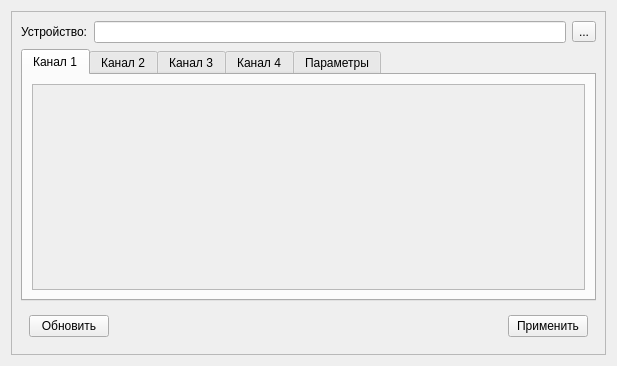
<?xml version="1.0" encoding="UTF-8"?>
<ui version="4.0">
 <class>Calibration</class>
 <widget class="QWidget" name="Calibration">
  <property name="geometry">
   <rect>
    <x>0</x>
    <y>0</y>
    <width>617</width>
    <height>366</height>
   </rect>
  </property>
  <property name="windowTitle">
   <string>Form</string>
  </property>
  <layout class="QHBoxLayout" name="horizontalLayout_9">
   <item>
    <widget class="QFrame" name="frame">
     <property name="frameShape">
      <enum>QFrame::StyledPanel</enum>
     </property>
     <property name="frameShadow">
      <enum>QFrame::Raised</enum>
     </property>
     <layout class="QVBoxLayout" name="verticalLayout">
      <item>
       <layout class="QHBoxLayout" name="horizontalLayout_2">
        <item>
         <widget class="QLabel" name="label">
          <property name="text">
           <string>Устройство:</string>
          </property>
         </widget>
        </item>
        <item>
         <widget class="QLineEdit" name="le_device"/>
        </item>
        <item>
         <widget class="QToolButton" name="btn_select">
          <property name="text">
           <string>...</string>
          </property>
         </widget>
        </item>
       </layout>
      </item>
      <item>
       <widget class="QTabWidget" name="tabWidget">
        <property name="sizePolicy">
         <sizepolicy hsizetype="Minimum" vsizetype="Expanding">
          <horstretch>0</horstretch>
          <verstretch>0</verstretch>
         </sizepolicy>
        </property>
        <property name="currentIndex">
         <number>0</number>
        </property>
        <widget class="QWidget" name="tab_1">
         <attribute name="title">
          <string>Канал 1</string>
         </attribute>
         <layout class="QVBoxLayout" name="verticalLayout_3">
          <item>
           <widget class="QScrollArea" name="sa_1">
            <property name="widgetResizable">
             <bool>true</bool>
            </property>
            <widget class="QWidget" name="scrollAreaWidgetContents">
             <property name="geometry">
              <rect>
               <x>0</x>
               <y>0</y>
               <width>549</width>
               <height>186</height>
              </rect>
             </property>
            </widget>
           </widget>
          </item>
         </layout>
        </widget>
        <widget class="QWidget" name="tab_2">
         <attribute name="title">
          <string>Канал 2</string>
         </attribute>
         <layout class="QVBoxLayout" name="verticalLayout_5">
          <item>
           <widget class="QScrollArea" name="sa_2">
            <property name="widgetResizable">
             <bool>true</bool>
            </property>
            <widget class="QWidget" name="scrollAreaWidgetContents_2">
             <property name="geometry">
              <rect>
               <x>0</x>
               <y>0</y>
               <width>549</width>
               <height>186</height>
              </rect>
             </property>
            </widget>
           </widget>
          </item>
         </layout>
        </widget>
        <widget class="QWidget" name="tab_3">
         <attribute name="title">
          <string>Канал 3</string>
         </attribute>
         <layout class="QVBoxLayout" name="verticalLayout_7">
          <item>
           <widget class="QScrollArea" name="sa_3">
            <property name="widgetResizable">
             <bool>true</bool>
            </property>
            <widget class="QWidget" name="scrollAreaWidgetContents_3">
             <property name="geometry">
              <rect>
               <x>0</x>
               <y>0</y>
               <width>549</width>
               <height>186</height>
              </rect>
             </property>
            </widget>
           </widget>
          </item>
         </layout>
        </widget>
        <widget class="QWidget" name="tab_4">
         <attribute name="title">
          <string>Канал 4</string>
         </attribute>
         <layout class="QVBoxLayout" name="verticalLayout_9">
          <item>
           <widget class="QScrollArea" name="sa_4">
            <property name="widgetResizable">
             <bool>true</bool>
            </property>
            <widget class="QWidget" name="scrollAreaWidgetContents_4">
             <property name="geometry">
              <rect>
               <x>0</x>
               <y>0</y>
               <width>549</width>
               <height>186</height>
              </rect>
             </property>
            </widget>
           </widget>
          </item>
         </layout>
        </widget>
        <widget class="QWidget" name="tab_param">
         <attribute name="title">
          <string>Параметры</string>
         </attribute>
         <layout class="QVBoxLayout" name="verticalLayout_2">
          <item>
           <widget class="QScrollArea" name="sa_param">
            <property name="widgetResizable">
             <bool>true</bool>
            </property>
            <widget class="QWidget" name="scrollAreaWidgetContents_5">
             <property name="geometry">
              <rect>
               <x>0</x>
               <y>0</y>
               <width>549</width>
               <height>186</height>
              </rect>
             </property>
            </widget>
           </widget>
          </item>
         </layout>
        </widget>
       </widget>
      </item>
      <item>
       <layout class="QHBoxLayout" name="horizontalLayout">
        <property name="leftMargin">
         <number>8</number>
        </property>
        <property name="topMargin">
         <number>8</number>
        </property>
        <property name="rightMargin">
         <number>8</number>
        </property>
        <property name="bottomMargin">
         <number>8</number>
        </property>
        <item>
         <widget class="QPushButton" name="btn_refresh">
          <property name="text">
           <string>Обновить</string>
          </property>
         </widget>
        </item>
        <item>
         <spacer name="horizontalSpacer">
          <property name="orientation">
           <enum>Qt::Horizontal</enum>
          </property>
          <property name="sizeHint" stdset="0">
           <size>
            <width>40</width>
            <height>20</height>
           </size>
          </property>
         </spacer>
        </item>
        <item>
         <widget class="QPushButton" name="btn_apply">
          <property name="text">
           <string>Применить</string>
          </property>
         </widget>
        </item>
       </layout>
      </item>
     </layout>
    </widget>
   </item>
  </layout>
 </widget>
 <tabstops>
  <tabstop>le_device</tabstop>
  <tabstop>btn_select</tabstop>
  <tabstop>tabWidget</tabstop>
 </tabstops>
 <resources/>
 <connections/>
</ui>
